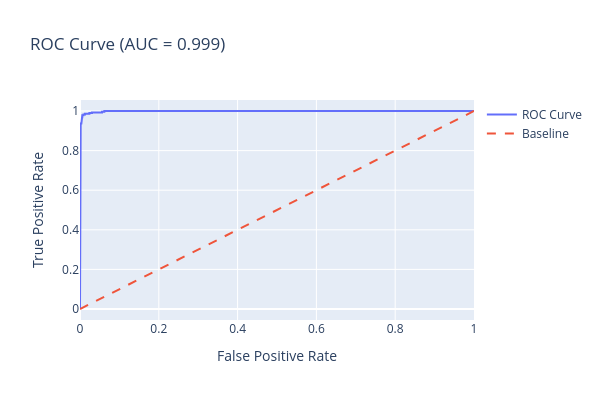
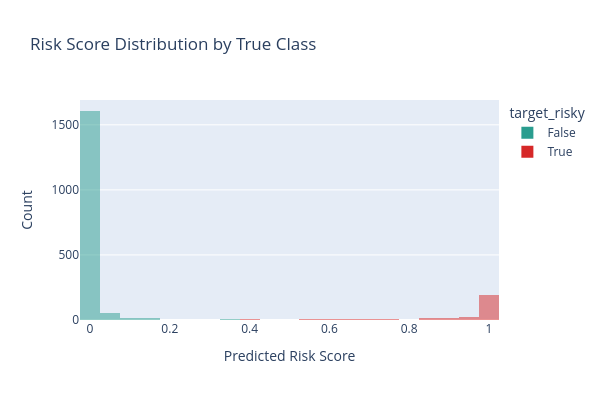
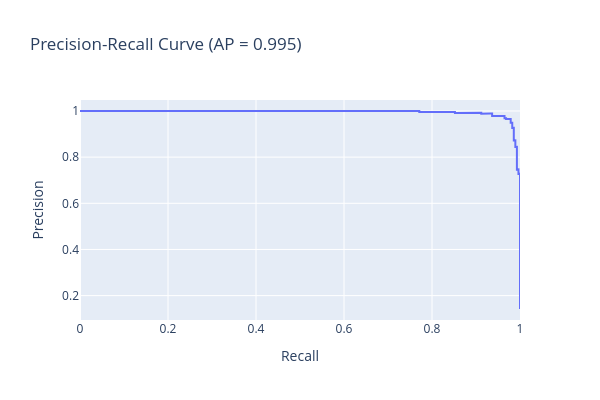

Notebook code for these charts, in order:
### Markdown cell above
The chart above displays the feature importance scores from the trained model. We observe that the top contributing features such as aged_debt_count, aged_debt_amount, and late_payment_ratio are highly correlated with each other.

Additionally, we see that customer_account, an identifier, was included as a feature, which may have introduced data leakage if it's implicitly tied to risk outcomes. Conversely, features like internal and external credit scores appear to have had minimal impact on the model’s decision-making.

### Code cell
validation(test_df_v1, leak_cols_v1, model_v1, is_save_results=False)

### Figure 1 — Plotly figure (JSON) as saved in the notebook; plotly's stock layout.template omitted (floating-point values rounded to 4 significant figures)
{"data": [{"mode": "lines", "name": "ROC Curve", "type": "scatter", "x": [0.0, 0.0, 0.0, 0.0, 0.0, 0.0, 0.0, 0.0005828, 0.0005828, 0.001166, 0.001166, 0.001748, 0.001748, 0.003497, 0.003497, 0.005245, 0.005245, 0.005828, 0.005828, 0.008741, 0.008741, 0.01282, 0.01282, 0.02389, 0.02389, 0.0303, 0.0303, 0.05594, 0.05594, 0.06177, 0.06177, 1.0], "y": [0.0, 0.003521, 0.1585, 0.1655, 0.2254, 0.2324, 0.7711, 0.7711, 0.8521, 0.8521, 0.912, 0.912, 0.9366, 0.9366, 0.9648, 0.9648, 0.9683, 0.9683, 0.9789, 0.9789, 0.9824, 0.9824, 0.9859, 0.9859, 0.9894, 0.9894, 0.993, 0.993, 0.9965, 0.9965, 1.0, 1.0]}, {"line": {"dash": "dash"}, "mode": "lines", "name": "Baseline", "type": "scatter", "x": [0, 1], "y": [0, 1]}], "layout": {"height": 400, "title": {"text": "ROC Curve (AUC = 0.999)"}, "width": 600, "xaxis": {"title": {"text": "False Positive Rate"}}, "yaxis": {"title": {"text": "True Positive Rate"}}}}

### Figure 2 — Plotly figure (JSON) as saved in the notebook; plotly's stock layout.template omitted (floating-point values rounded to 4 significant figures; data arrays with more than 128 entries replaced by an {"elided": "..."} marker saying what was removed)
{"data": [{"bingroup": "x", "hovertemplate": "target_risky=False<br>risk_probability=%{x}<br>count=%{y}<extra></extra>", "legendgroup": "False", "marker": {"color": "#2a9d8f", "opacity": 0.5, "pattern": {"shape": ""}}, "name": "False", "nbinsx": 30, "orientation": "v", "showlegend": true, "type": "histogram", "x": {"elided": "1716 float values"}, "xaxis": "x", "yaxis": "y"}, {"bingroup": "x", "hovertemplate": "target_risky=True<br>risk_probability=%{x}<br>count=%{y}<extra></extra>", "legendgroup": "True", "marker": {"color": "#d62828", "opacity": 0.5, "pattern": {"shape": ""}}, "name": "True", "nbinsx": 30, "orientation": "v", "showlegend": true, "type": "histogram", "x": {"elided": "284 float values"}, "xaxis": "x", "yaxis": "y"}], "layout": {"barmode": "overlay", "height": 400, "legend": {"title": {"text": "target_risky"}, "tracegroupgap": 0}, "title": {"text": "Risk Score Distribution by True Class"}, "width": 600, "xaxis": {"anchor": "y", "domain": [0, 1], "title": {"text": "Predicted Risk Score"}}, "yaxis": {"anchor": "x", "domain": [0, 1], "title": {"text": "Count"}}}}

### Figure 3 — Plotly figure (JSON) as saved in the notebook; plotly's stock layout.template omitted (floating-point values rounded to 4 significant figures; data arrays with more than 128 entries replaced by an {"elided": "..."} marker saying what was removed)
{"data": [{"mode": "lines", "name": "Precision-Recall", "type": "scatter", "x": {"elided": "1999 float values"}, "y": {"elided": "1999 float values"}}], "layout": {"height": 400, "title": {"text": "Precision-Recall Curve (AP = 0.995)"}, "width": 600, "xaxis": {"title": {"text": "Recall"}}, "yaxis": {"title": {"text": "Precision"}}}}
